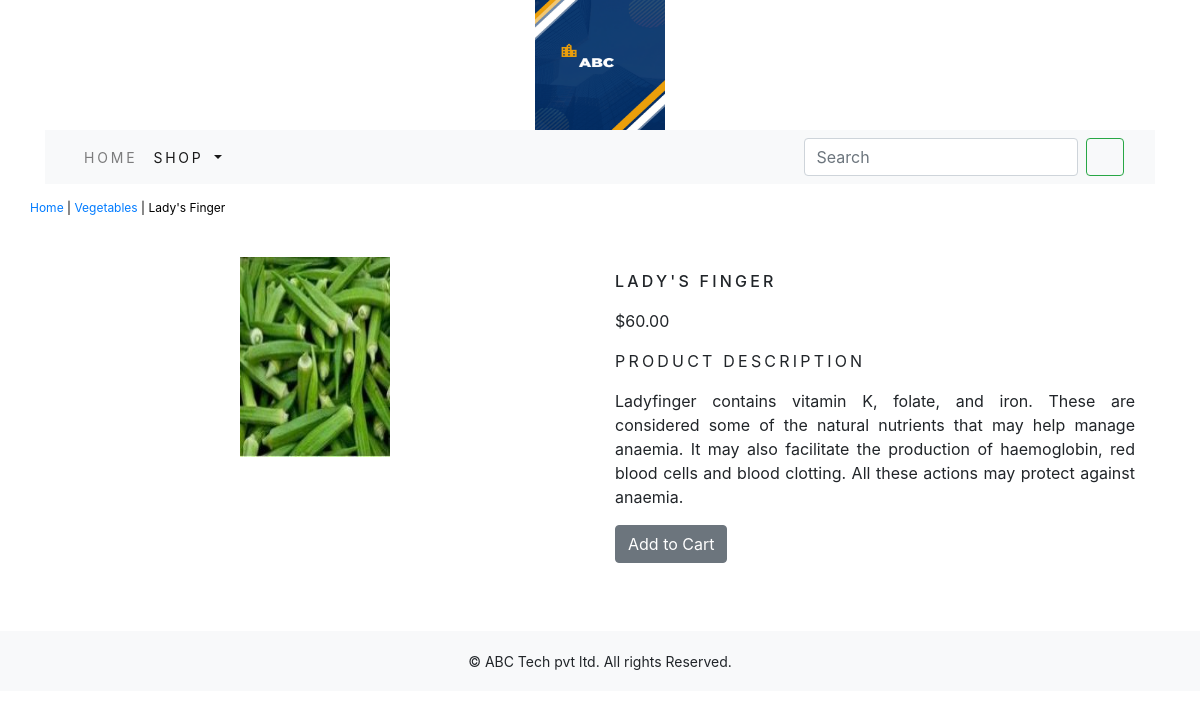
Screenshot of /shop/vegetables/ladys-finger/ with the database file from the repository.
### shop/models.py (models this page shows, shortened)
class Product(models.Model):
    name = models.CharField(max_length=250, unique=True)
    slug = models.SlugField(max_length=250, unique=True)
    description = models.TextField(blank=True)
    price=models.DecimalField(max_digits=10,decimal_places=2)
    category=models.ForeignKey(Category,on_delete=models.CASCADE)
    image = models.ImageField(upload_to='product', blank=True)
    stock=models.IntegerField()
    available=models.BooleanField(default=True)
    created=models.DateTimeField(auto_now_add=True)
    updated=models.DateTimeField(auto_now=True)
    class Meta:
        ordering = ('name',)
        verbose_name = 'product'
        verbose_name_plural = 'products'

class Category(models.Model):
    name=models.CharField(max_length=250,unique=True)
    slug=models.SlugField(max_length=250,unique=True)
    description=models.TextField(blank=True)
    image=models.ImageField(upload_to='category',blank=True)
    class Meta:
        ordering=('name',)
        verbose_name='category'
        verbose_name_plural='categories'
    def get_url(self):
        return reverse('shop:products_by_category',args=[self.slug])
    def __str__(self):
        return '{}'.format(self.name)

### shop/views.py (the view)
# urls.py: path('<slug:c_slug>/<slug:product_slug>/', views.proDetail, name='proCatdetail'),
def proDetail(request,c_slug,product_slug):
    try:
        product=Product.objects.get(category__slug=c_slug,slug=product_slug)
    except Exception as e:
        raise e
    return render(request,'product.html',{'product':product})

### cart/context_processors.py (called while the page is built)
def counter(request):
    item_count=0
    if 'admin' in request.path:
        return{}
    else:
        try:
            cart=Cart.objects.filter(cart_id=_cart_id(request))
            cart_items=CartItem.objects.all().filter(cart=cart[:1])
            for cart_item in cart_items:
                item_count += cart_item.quantity
        except Cart.DoesNotExist:
            item_count=0
    return dict(item_count=item_count)

### cart/views.py (called while the page is built)
def _cart_id(request):
    cart=request.session.session_key
    if not cart:
        cart=request.session.create()
    return  cart

### shop/context_processor.py (called while the page is built)
def menu_links(request):
    links=Category.objects.all()
    return dict(links=links)

### templates/product.html (shortened to what this page needs)
{% extends 'base.html' %}
{% load static %}
{% block content %}
<div class="row my_prod_row_class">
  <div class="mx_auto">
    <p><a href="{% url 'shop:allProdCat' %}">Home</a> | <a href="{{product.category.get_url}}">{{product.category}}</a> | {{product.name}} </p>
  </div>
  <div class="container">
    <br>
    <div class="row">
      <div class="col-12 col-sm-12 col-md-12 col-lg-6 text-center">
        <div style="min-width:18rem;">
          <img src="{{product.image.url}}" alt="{{product.name}}" style="width:150px; height:200px;">
        </div>
      </div>
      <div class="col-12 col-sm-12 col-md-12 col-lg-6">
        <div>
          <h1 class="my_prod_title">{{product.name}}</h1>
          <p>${{product.price}}</p>
          <p class="my_title">Product Description</p>
          <p class="text-justify my_prod_text">{{product.description}}</p>
          {% if product.stock <= 0 %}
            <p class="text-justify my_prod_text"><b>Out of Stock</b></p>
          {% else %}
            <a class="btn btn-secondary" href="{% url 'cart:add_cart' product.id %}">Add to Cart</a>
          {% endif %}
          <br>
        </div>
        <br>
        <br>
      </div>
    </div>
  </div>
</div>
{% endblock %}

### static/css/custom.css (style rules this page uses)
body { font-family: 'Roboto', sans-serif; }
.my_title { font-size:16px; text-transform:uppercase; letter-spacing:.2em; }
.my_prod_row_class { padding-top:15px; padding-bottom:20px; }
.my_prod_row_class .mx_auto { color:#000; font-size:12px; text-decoration:none; }
.my_prod_title { font-size:16px; text-transform:uppercase; letter-spacing:.2em; padding-top:15px; padding-bottom:10px; }
.my_prod_text { padding-right:20px; }

### rows the page displays
Product: category "Vegetables", name "Lady's Finger", image (picture), name "LADY'S FINGER", price "60.00", description "Ladyfinger contains vitamin K, folate, and iron. These are considered some of the natural nutrients that may help manage anaemia. It may also facilitate the production of haemoglobin, red blood cells and blood clotting. All these actions may protect against anaemia."
